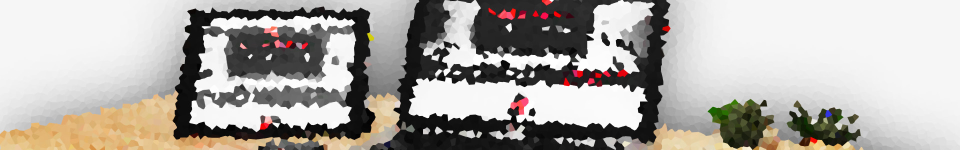
#> input picture WEBDESIGN made simple/src/img/hintergrund-klein.jpg, 1920 x 300 px, given in place of the camera (shown at 1/2 size)
$ python main.py
#> lines starting #> are read from the running program, lines starting #| are printed output that depends on the picture
import datetime
import cv2
import time
import glob
import os
from send_mail import send_mail
from threading import Thread


def clean_images_folder():
    images = glob.glob("images/*.png")
    for image in images:
        os.remove(image)


video = cv2.VideoCapture(0)
time.sleep(1)

first_frame = None
status_list = []
count = 1

while True:
    status = 0
    check, frame = video.read()
#> frame is the input picture: shape (300, 1920, 3); mean B, G, R 165.9, 171, 175.3
    gray_frame = cv2.cvtColor(frame, cv2.COLOR_BGR2GRAY)
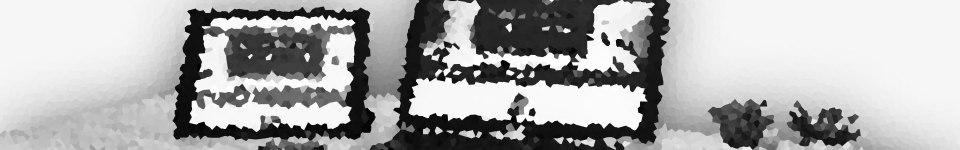
#> gray_frame: shape (300, 1920) (shown at 1/2 size); min 0, max 255, mean 171.7
    gray_frame_gau = cv2.GaussianBlur(gray_frame, (21, 21), 0)
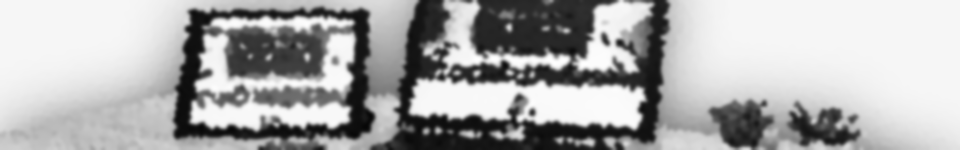
#> gray_frame_gau: shape (300, 1920) (shown at 1/2 size); min 7, max 255, mean 171.7

    if first_frame is None:
        first_frame = gray_frame_gau

    delta_frame = cv2.absdiff(first_frame, gray_frame_gau)
#> delta_frame: shape (300, 1920); every value is 0
    thresh_frame = cv2.threshold(delta_frame, 60, 255, cv2.THRESH_BINARY)[1]
    dil_frame = cv2.dilate(thresh_frame, None, iterations=2)

#> (the run stopped early here; a loop or call above may not have finished)

$ run again, on WEBDESIGN made simple/src/img/hintergrund.jpg
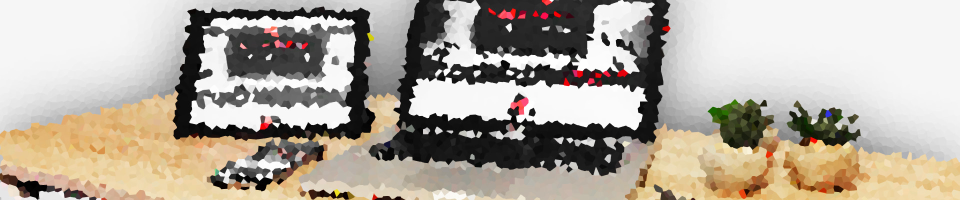
#> input picture WEBDESIGN made simple/src/img/hintergrund.jpg, 1920 x 400 px, given in place of the camera (shown at 1/2 size)
#> frame is the input picture: shape (400, 1920, 3); mean B, G, R 158.1, 170, 178.7
#> `gray_frame = cv2.cvtColor(frame, cv2.COLOR_BGR2GRAY)`:
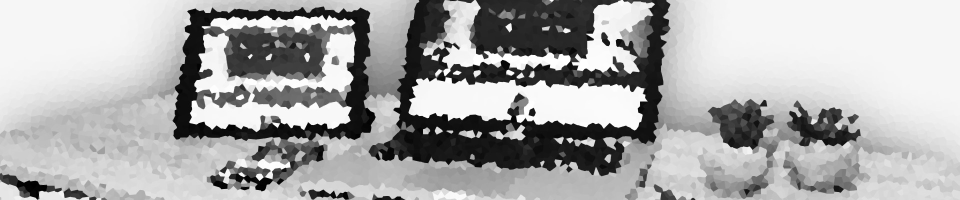
#> gray_frame: shape (400, 1920) (shown at 1/2 size); min 0, max 255, mean 171.2
#> `gray_frame_gau = cv2.GaussianBlur(gray_frame, (21, 21), 0)`:
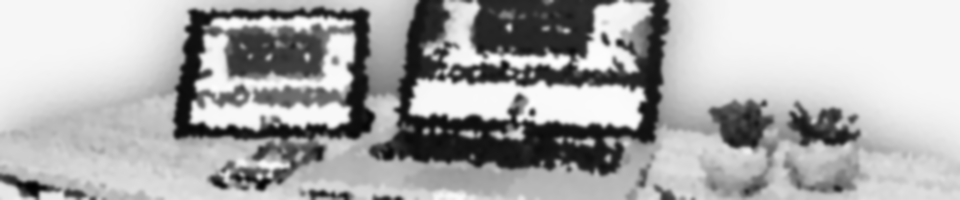
#> gray_frame_gau: shape (400, 1920) (shown at 1/2 size); min 1, max 255, mean 171.2
#> delta_frame: shape (400, 1920); every value is 0
